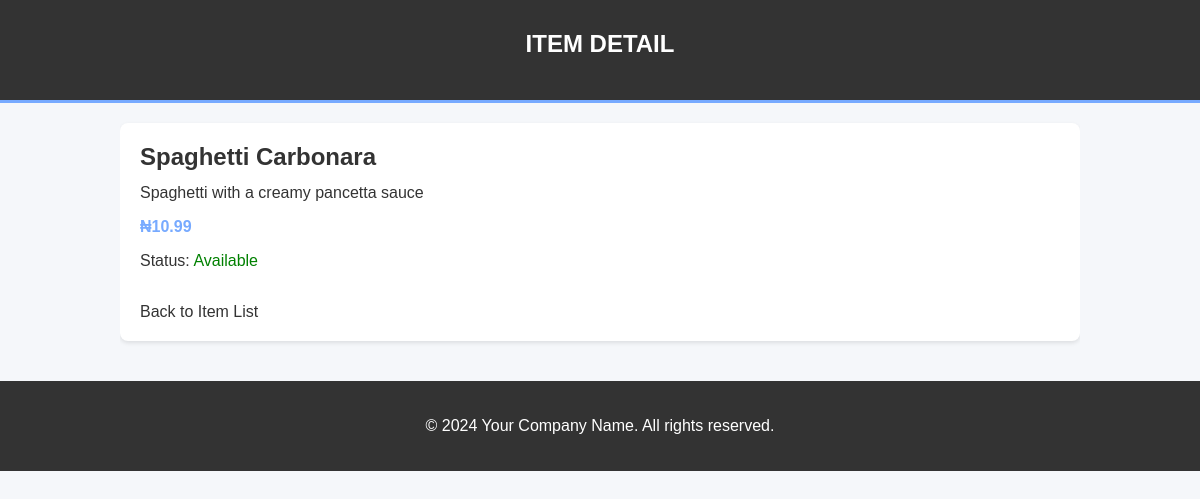
The app's page /myapp/item/2/ with its own data.
### myapp/models.py (models this page shows, shortened)
class Item(models.Model):
    name = models.CharField(max_length=200)
    description = models.TextField()
    price = models.DecimalField(max_digits=10, decimal_places=2)
    available = models.BooleanField(default=True)

### myapp/views.py (the view)
# urls.py: path('item/<int:id>/', views.item_detail, name='item_detail'),
def item_detail(request, id):
    item = get_object_or_404(Item, id=id)
    return render(request, 'myapp/item_detail.html', {'item': item})

### myapp/templates/myapp/item_detail.html (shortened to what this page needs)
<!DOCTYPE html>
<html lang="en">
<head>
</head>
<body>
    <header>
        <h1>Item Detail</h1>
    </header>
    <div class="container">
        <div class="item-detail">
            <h2>{{ item.name }}</h2>
            <p>{{ item.description }}</p>
            <p class="price">₦{{ item.price }}</p>
            {% if item.available %}
                <p>Status: <span style="color: green;">Available</span></p>
            {% else %}
                <p>Status: <span style="color: red;">Out of stock</span></p>
            {% endif %}
            <a href="{% url 'item_list' %}" class="back-link">Back to Item List</a>
        </div>
    </div>
    <div class="footer">
        <p>&copy; 2024 Your Company Name. All rights reserved.</p>
    </div>
</body>
</html>

### myapp/templates/myapp/item_detail.html (style rules this page uses)
body { font-family: Arial, sans-serif; background-color: #f5f7fa; color: #333; margin: 0; padding: 0; }
.container { width: 80%; margin: auto; overflow: hidden; }
header { background: #333; color: #fff; padding-top: 30px; min-height: 70px; border-bottom: #77aaff 3px solid; }
header h1 { text-align: center; text-transform: uppercase; margin: 0; font-size: 24px; }
.item-detail { margin: 20px 0; padding: 20px; background: #fff; box-shadow: 0 2px 4px rgba(0, 0, 0, 0.1); border-radius: 8px; }
.item-detail h2 { margin: 0 0 10px; color: #333; }
.item-detail p { margin: 0 0 10px; line-height: 1.5; }
.price { font-weight: bold; color: #77aaff; }
.footer { text-align: center; padding: 20px; background: #333; color: #fff; margin-top: 20px; }
.back-link { text-decoration: none; color: #333; margin-top: 20px; display: inline-block; }

### records on screen
Item: name "Spaghetti Carbonara", description "Spaghetti with a creamy pancetta sauce", price "10.99"
